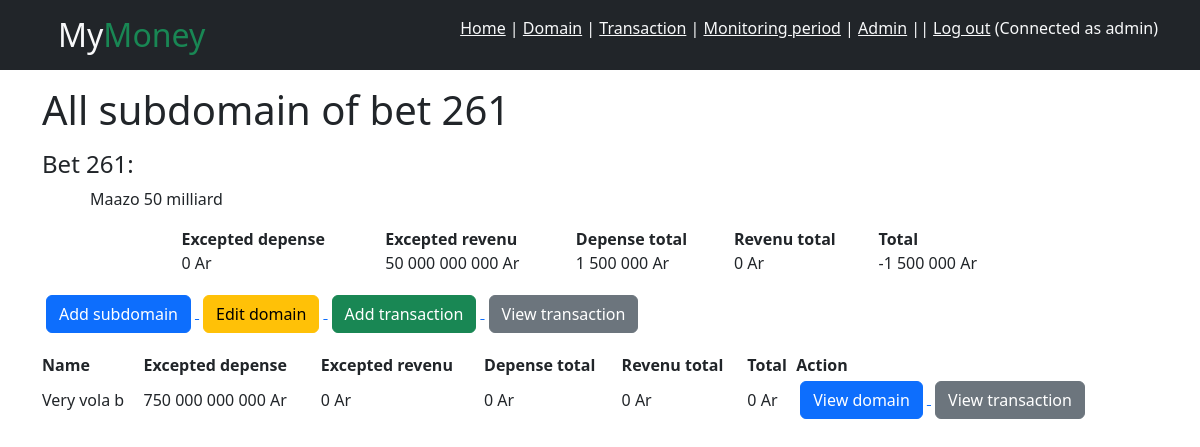
The page /domain/view-subdomain/1 (signed in) on the database its author committed.
### accounts/models.py (models this page shows)
class CustomUser(AbstractUser):
    pass

### gestion/models.py (models this page shows, shortened)
class Domain(models.Model):
    gestion = models.ForeignKey(Gestion, on_delete=models.CASCADE, null=False)
    name = models.CharField(max_length=20, null=False)
    description = models.TextField(null=True)
    relation_to_parent_domain = models.ForeignKey("RelationToParentDomain", on_delete=models.SET_NULL, null=True)
    excepted_depense = models.FloatField(default=0)
    excepted_revenu = models.FloatField(default=0)
    def get_depense_total(self):
        depense_total = 0
        transactions = Transaction.objects.filter(domain=self)
        period = DateInterval.objects.get(user=self.gestion.owner)
        for transaction in transactions:
            if transaction.depense:
                if period.start and period.end:
                    if period.start <= transaction.date <= period.end:
                        depense_total += transaction.value
                elif period.start:
                    if period.start <= transaction.date:
                        depense_total += transaction.value
                elif period.end:
                    if transaction.date <= period.end:
                        depense_total += transaction.value
                else:
                    depense_total += transaction.value
        relation_to_me = RelationToParentDomain.objects.get(parent_domain=self.id)
        subdomains = Domain.objects.filter(relation_to_parent_domain=relation_to_me)
        depense_total += sum(subdomain.get_depense_total() for subdomain in subdomains)
        return depense_total
    def get_revenu_total(self):
        revenu_total = 0
        transactions = Transaction.objects.filter(domain=self)
        period = DateInterval.objects.get(user=self.gestion.owner)
        for transaction in transactions:
            if not transaction.depense:
                if period.start and period.end:
                    if period.start <= transaction.date <= period.end:
                        revenu_total += transaction.value
                elif period.start:
                    if period.start <= transaction.date:
                        revenu_total += transaction.value
                elif period.end:
                    if transaction.date <= period.end:
                        revenu_total += transaction.value
                else:
                    revenu_total += transaction.value
        relation_to_me = RelationToParentDomain.objects.get(parent_domain=self.id)
        subdomains = Domain.objects.filter(relation_to_parent_domain=relation_to_me)
        revenu_total += sum(subdomain.get_revenu_total() for subdomain in subdomains)
        return revenu_total
    def get_solde(self):
        return self.get_revenu_total() - self.get_depense_total()

class Gestion(models.Model):
    owner = models.OneToOneField(CustomUser, on_delete=models.CASCADE, null=False)

class Transaction(models.Model):
    name = models.CharField(max_length=20, null=False)
    description = models.TextField(null=True)
    value = models.FloatField(default=0)
    domain = models.ForeignKey(Domain, on_delete=models.SET_NULL, null=True)
    gestion = models.ForeignKey(Gestion, on_delete=models.CASCADE, null=False)
    depense = models.BooleanField(default=True, null=False)
    date = models.DateField(null=False)

class DateInterval(models.Model):
    start = models.DateField(null=True, blank=True)
    end = models.DateField(null=True, blank=True)
    user = models.ForeignKey(CustomUser, on_delete=models.CASCADE, null=False)

class RelationToParentDomain(models.Model):
    parent_domain = models.OneToOneField(Domain, on_delete=models.CASCADE, null=False)

### gestion/views.py (the view)
# urls.py: path("domain/view-subdomain/<int:id>", views.subdomain, name="subdomain"),
@login_required()
def subdomain(request, id):
    domain = Domain.objects.get(id=id)
    relation = RelationToParentDomain.objects.get(parent_domain=domain)
    subdomains = Domain.objects.filter(gestion=Gestion.objects.get(owner=request.user), relation_to_parent_domain=relation).order_by("name")
    return render(request, "domain/index.html", {"domains": subdomains, "domain": domain, "title": "Subdomain"})

### gestion/templatetags/filters.py (called while the page is built)
@register.filter
def intspace(value):
    try:
        value = int(value)
    except (ValueError, TypeError):
        return value
    return f"{value:,}".replace(",", " ")

### gestion/templates/domain/index.html (shortened to what this page needs)
{% extends "base.html" %}
{% load filters %}
{% block body %}
    <div class="container">
        {% if principal_domain %}
            <h1 class="my-3">All domain</h1>
            <h3>Solde: {{ solde|floatformat:0|intspace|intspace }} Ar</h3>
            <div class="d-flex justify-content-between w-50">
                <p>Revenu total: {{ revenu|floatformat:0|intspace }} Ar</p>
                <p>Depense total: {{ depense|floatformat:0|intspace }} Ar</p>
            </div>
            <a href="{% url 'new-domain' %}"><button class="btn btn-success">New domain</button></a>
            <a href="{% url 'domain-tree' %}" class="text-dark"><button class="btn btn-primary">See domain tree</button></a>
        {% else %}
            <h1 class="my-3">All subdomain of {{ domain.name|lower }}</h1>
            <h4>{{ domain.name }}:</h4>
            <p class="mx-5">{{ domain.description }}</p>
            <table class="w-75 m-auto my-3">
                <thead>
                    <tr>
                        <th>Excepted depense</th>
                        <th>Excepted revenu</th>
                        <th>Depense total</th>
                        <th>Revenu total</th>
                        <th>Total</th>
                    </tr>
                </thead>
                <tbody>
                    <tr>
                        <td>{{ domain.excepted_depense|floatformat:0|intspace }} Ar</td>
                        <td>{{ domain.excepted_revenu|floatformat:0|intspace }} Ar</td>
                        <td>{{ domain.get_depense_total|floatformat:0|intspace }} Ar</td>
                        <td>{{ domain.get_revenu_total|floatformat:0|intspace }} Ar</td>
                        <td>{{ domain.get_solde|floatformat:0|intspace }} Ar</td>
                    </tr>
                </tbody>
            </table>
            <a href="{% url 'new-subdomain' id=domain.id %}">
                <button class="btn btn-primary m-1">Add subdomain</button>
            </a>
            <a href="{% url 'edit-domain' id=domain.id %}">
                <button class="btn btn-warning m-1">Edit domain</button>
            </a>
            <a href="{% url 'new-transaction-domain' id=domain.id %}">
                <button class="btn btn-success m-1">Add transaction</button>
            </a>
            <a href="{% url 'transaction' id=domain.id %}">
                <button class="btn btn-secondary m-1">View transaction</button>
            </a>
        {% endif %}
        {% if not domains %}
            {% if principal_domain %}
                <h2 class="my-3">There is no domain in your financial monitoring</h2>
            {% else %}
                <h2 class="my-3">This domain has no subdomain</h2>
            {% endif %}
        {% else %}
            <table class="w-100 m-auto my-3">
                <thead>
                    <tr>
                        <th>Name</th>
                        <th>Excepted depense</th>
                        <th>Excepted revenu</th>
                        <th>Depense total</th>
                        <th>Revenu total</th>
                        <th>Total</th>
                        <th>Action</th>
                    </tr>
                </thead>
                <tbody>
                    {% for domain in domains %}
                        <tr>
                            <td><p class="m-auto">{{ domain.name }}</p></td>
                            <td><p class="m-auto">{{ domain.excepted_depense|floatformat:0|intspace }} Ar</p></td>
                            <td><p class="m-auto">{{ domain.excepted_revenu|floatformat:0|intspace }} Ar</p></td>
                            <td><p class="m-auto">{{ domain.get_depense_total|floatformat:0|intspace }} Ar</p></td>
                            <td><p class="m-auto">{{ domain.get_revenu_total|floatformat:0|intspace }} Ar</p></td>
                            <td><p class="m-auto">{{ domain.get_solde|floatformat:0|intspace }} Ar</p></td>
                            <td>
                                <a href="{% url 'subdomain' id=domain.id %}">
                                    <button class="btn btn-primary m-1">View domain</button>
                                </a>
                                <a href="{% url 'transaction' id=domain.id %}">
                                    <button class="btn btn-secondary m-1">View transaction</button>
                                </a>
                            </td>
                        </tr>
                    {% endfor %}
                </tbody>
            </table>
        {% endif %}
    </div>
{% endblock %}

### gestion/templates/base.html (shortened to what this page needs)
{% load static %}
<!DOCTYPE html>
<html lang="en">
<head>
    <link rel="stylesheet" href="https://cdn.jsdelivr.net/npm/bootstrap@5.3.2/dist/css/bootstrap.min.css">
</head>
<body>
    {% block header %}
        <header>
            <nav class="bg-dark text-light">
                <div class="d-flex d-flex justify-content-between container">
                    <div>
                        <h2 class="m-3">My<span class="text-success">Money</span></h2>
                    </div>
                    <div class="my-3">
                        <a href="{% url 'home' %}" class="text-light">Home</a> |
                        <a href="{% url 'domain' %}" class="text-light">Domain</a> |
                        <a href="{% url 'transaction-history' %}" class="text-light">Transaction</a> |
                        <a href="{% url 'period-to-monitor' %}" class="text-light">Monitoring period</a>
                        {% if user.is_superuser %}
                             | <a href="/admin" class="text-light">Admin</a>
                        {% endif %}
                        ||
                        {% if not user.is_authenticated %}
                            <a href="{% url 'login' %}" class="text-light">Log in</a> |
                            <a href="{% url 'signup' %}" class="text-light">Sign up</a>
                        {% else %}
                            <a href="{% url 'logout' %}" class="text-light">Log out</a> <span>(Connected as {{ user.username }})</span>
                        {% endif %}
                    </div>
                </div>
            </nav>
        </header>
    {% endblock %}
    {% block body %}{% endblock %}
</body>
</html>

### rows shown on the page
CustomUser: username "admin"
Domain: name "bet 261", name "Bet 261", description "Maazo 50 milliard", excepted_depense "0", excepted_revenu "50 000 000 000", get_depense_total "1 500 000", get_revenu_total "0", get_solde "-1 500 000"
Domain: name "Very vola b", excepted_depense "750 000 000 000", excepted_revenu "0", get_depense_total "0", get_revenu_total "0", get_solde "0"
